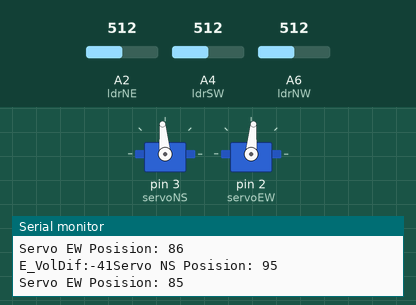
The sketch below on a simulated Arduino Nano, built with avr-gcc and run on an emulated ATmega328P. Shown: 2 × servo, the last lines printed to the serial monitor. Inputs (shaded band) come from the test bench; at power-on: A4 (ldrSW) = 512, A6 (ldrNW) = 512, A2 (ldrNE) = 512.

Above: at 1.2 s.
1.3 s: A4 (ldrSW) set to 539
At 1.49 s:
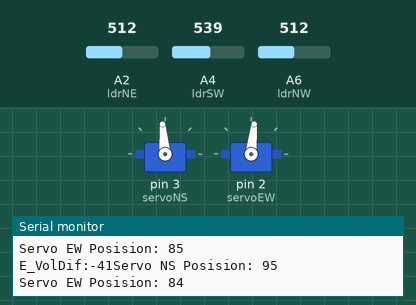
4.3 s: A6 (ldrNW) set to 538
At 4.64 s:
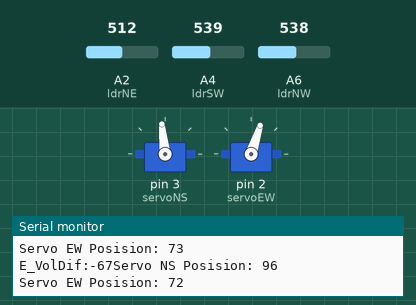
7.3 s: A6 (ldrNW) set to 511
10.3 s: A2 (ldrNE) set to 551
At 10.34 s:
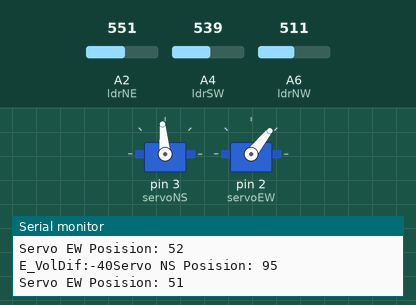
13.3 s: A2 (ldrNE) set to 572
At 14.57 s:
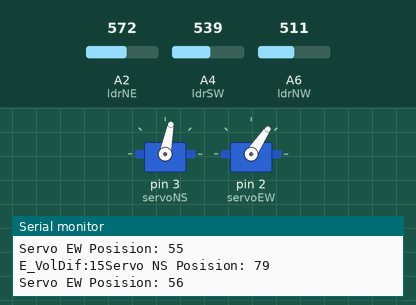
16.3 s: A6 (ldrNW) set to 716
Timing chart, 0 to 24.0 s (numbered marks = the images above; inputs shaded):
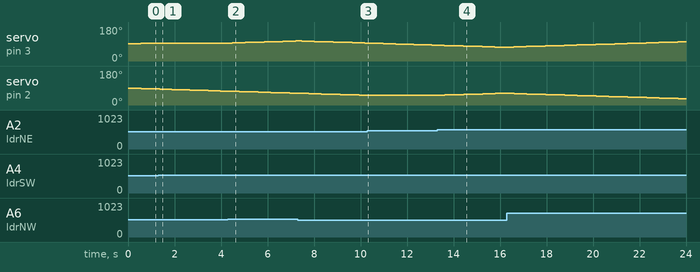

Measured:
- the behaviour switches between 521 and 522 on A6 (ldrNW) (found by bisection; images 1 and 2)
- the behaviour switches between 561 and 562 on A2 (ldrNE) (found by bisection; images 3 and 4)
- after the input at 1.3 s, servo on pin 3 (servoNS): stays 95° (without the input it goes to 96° after 0.06 s)
- after the input at 4.3 s, servo on pin 3 (servoNS): moves from 95° to 106° over 2.7 s, starting after 0.19 s
- after the input at 10.3 s, servo on pin 2 (servoEW): stays 51° (without the input it goes to 50° after 0.18 s)
- after the input at 13.3 s, servo on pin 2 (servoEW): moves from 51° to 62° over 2.7 s, starting after 0.06 s

The sketch:

solar_tracking.ino
```cpp
#include <Servo.h>

//Creating servo object to be controlled
Servo servoNS; //up and down servo object
int servoNS_Pos = 90; //position of servo in degrees, 5-175
Servo servoEW; //left and right servo object
int servoEW_Pos = 90; //position of servo in degrees, 5-175

//Pins
const int ldrNE = A2; //uses analog pins 1-4
const int ldrSE = A0;
const int ldrSW = A4;
const int ldrNW = A6;

const double ldrNWCoefficient = 1.045;
const double ldrNECoefficient = 0.92;

int ldrNW_Vol;
int ldrSW_Vol;
int ldrW_VolDif;

int ldrNE_Vol;
int ldrSE_Vol;
int ldrE_VolDif;

void setup() {
    Serial.begin (9600); //starts monitor
    Serial.print ("SETUP");
    pinMode(ldrNE, INPUT); //sets all LDRs as inputs
    pinMode(ldrSE, INPUT);
    pinMode(ldrSW, INPUT);
    pinMode(ldrNW, INPUT);

    servoNS.attach(3); //pin of NS servo, up and down
    servoEW.attach(2); //pin of EW servo, left and right
}

void loop() {
    ldrNW_Vol = ldrNWCoefficient * analogRead(ldrNW); //gets relative voltage through NW LDR
    ldrSW_Vol = analogRead(ldrSW); //gets relative voltage through SW LDR
    ldrW_VolDif = ldrNW_Vol - ldrSW_Vol; //finds difference between rel. vol. Posative value means north has more light. Negative value means south has more light.
    if (ldrW_VolDif > 5) { //reduces jittering on boundary
        if (servoNS_Pos < 175) { //stops current draw beyond true reach of motor
            servoNS_Pos++;
            servoNS.write(servoNS_Pos);
            delay(10);
        }
    }
    else if (ldrW_VolDif < -5) { //reduces jittering on boundary
        if (servoNS_Pos > 5) { //stops current draw beyond true reach of motor
            servoNS_Pos--;
            servoNS.write(servoNS_Pos);
            delay(10);
        }
    }


    ldrNE_Vol = ldrNECoefficient * analogRead(ldrNE);//ldrNECoefficient 0.92* analogRead(ldrNE);
    ldrSE_Vol = analogRead(ldrNW);//change name here and be references
    ldrE_VolDif = ldrNE_Vol - ldrSE_Vol;
    Serial.print("E_VolDif:");
    Serial.print(ldrE_VolDif);
    if (ldrE_VolDif > 5) { //reduces jittering on boundary
        if (servoEW_Pos < 175) { //stops current draw beyond true reach of motor
            servoEW_Pos++;
            servoEW.write(servoEW_Pos);
            delay(10);
        }
    }
    else if (ldrE_VolDif < -5) { //reduces jittering on boundary
        if (servoEW_Pos > 5) { //stops current draw beyond true reach of motor
            servoEW_Pos--;
            servoEW.write(servoEW_Pos);
            delay(10);
        }
    }


/*    Serial.print ("NW: ");
    Serial.print(ldrNW_Vol);
    Serial.print("\n");
    Serial.print ("SW: ");
    Serial.print(ldrSW_Vol);
    Serial.print("\n");
    Serial.print ("NE: ");
    Serial.print(ldrNE_Vol);
    Serial.print("\n");
    Serial.print ("SE: ");
    Serial.print(ldrSE_Vol);
    Serial.print("\n");
*/
/*
    Serial.print("West-side: ");
    Serial.print(ldrW_VolDif);
    Serial.print("\n");
    Serial.print("East-side: ");
    Serial.print(ldrE_VolDif);
    Serial.print("\n");
 */
    Serial.print("Servo NS Posision: ");
    Serial.print(servoNS_Pos);
    Serial.print("\n");
    Serial.print("Servo EW Posision: ");
    Serial.print(servoEW_Pos);
    Serial.print("\n");
    delay(250); //LDRs only report every 30ms anyway and need processing and movement time
}
```
